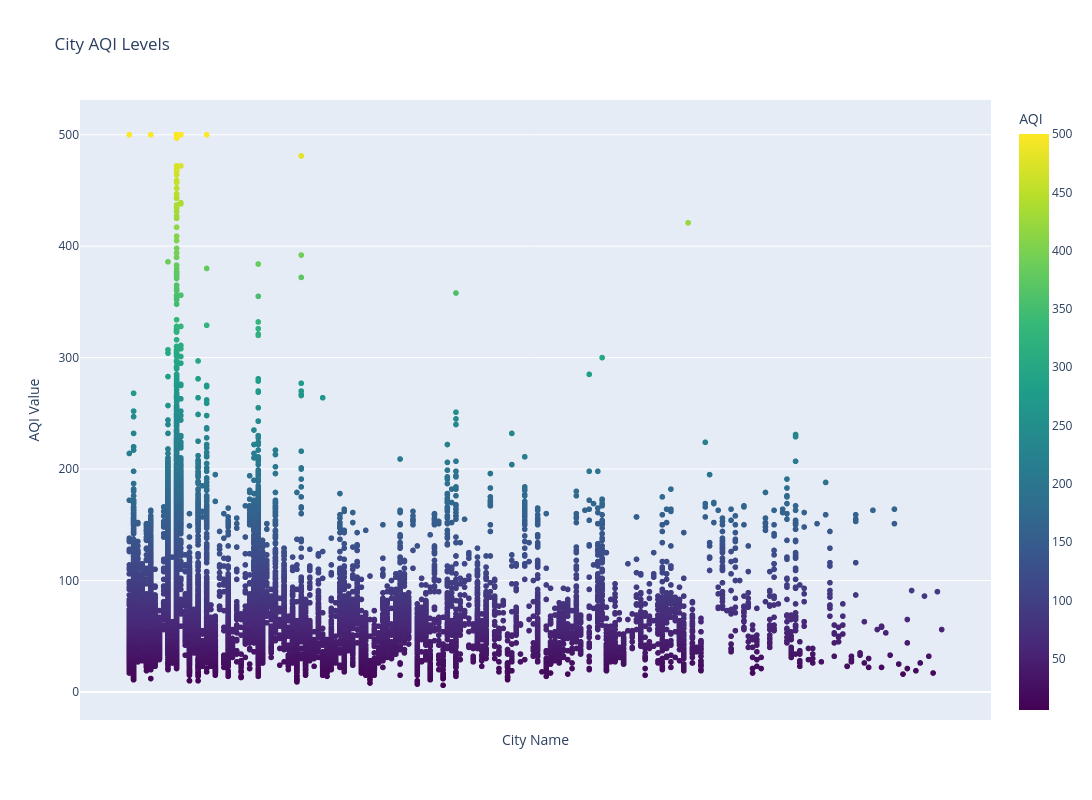

Notebook source saved alongside this figure:
### Code cell
import plotly.express as px

fig = px.scatter(name_cleaned_data,
                 x='country_name',  
                 y='aqi_value',  
                 hover_name='city_name', 
                 hover_data={'country_name': True, 'aqi_value': True, 'country_name': True},  # Show country and AQI value on hover
                 color='aqi_value',  
                 color_continuous_scale='Viridis',  
                 title='City AQI Levels')
fig.update_layout(
    xaxis=dict(showgrid=False, zeroline=False, showticklabels=False),  
    xaxis_title="City Name",  
    yaxis_title="AQI Value",  
    width=1200, 
    height=800,   
    coloraxis_colorbar=dict(
        title="AQI",  
    )
)
fig.show()

### Figure 1 — Plotly figure (JSON) as saved in the notebook; plotly's stock layout.template omitted (floating-point values rounded to 4 significant figures; data arrays with more than 128 entries replaced by an {"elided": "..."} marker saying what was removed)
{"data": [{"hovertemplate": "<b>%{hovertext}</b><br><br>country_name=%{x}<br>aqi_value=%{marker.color}<extra></extra>", "hovertext": {"elided": "23390 str values"}, "legendgroup": "", "marker": {"color": {"elided": "23390 int values"}, "coloraxis": "coloraxis", "symbol": "circle"}, "mode": "markers", "name": "", "showlegend": false, "type": "scattergl", "x": {"elided": "23390 str values"}, "xaxis": "x", "y": {"elided": "23390 int values"}, "yaxis": "y"}], "layout": {"coloraxis": {"colorbar": {"title": {"text": "AQI"}}, "colorscale": [[0, "#440154"], [0.1111, "#482878"], [0.2222, "#3e4989"], [0.3333, "#31688e"], [0.4444, "#26828e"], [0.5556, "#1f9e89"], [0.6667, "#35b779"], [0.7778, "#6ece58"], [0.8889, "#b5de2b"], [1, "#fde725"]]}, "height": 800, "legend": {"tracegroupgap": 0}, "title": {"text": "City AQI Levels"}, "width": 1200, "xaxis": {"anchor": "y", "domain": [0, 1], "showgrid": false, "showticklabels": false, "title": {"text": "City Name"}, "zeroline": false}, "yaxis": {"anchor": "x", "domain": [0, 1], "title": {"text": "AQI Value"}}}}
